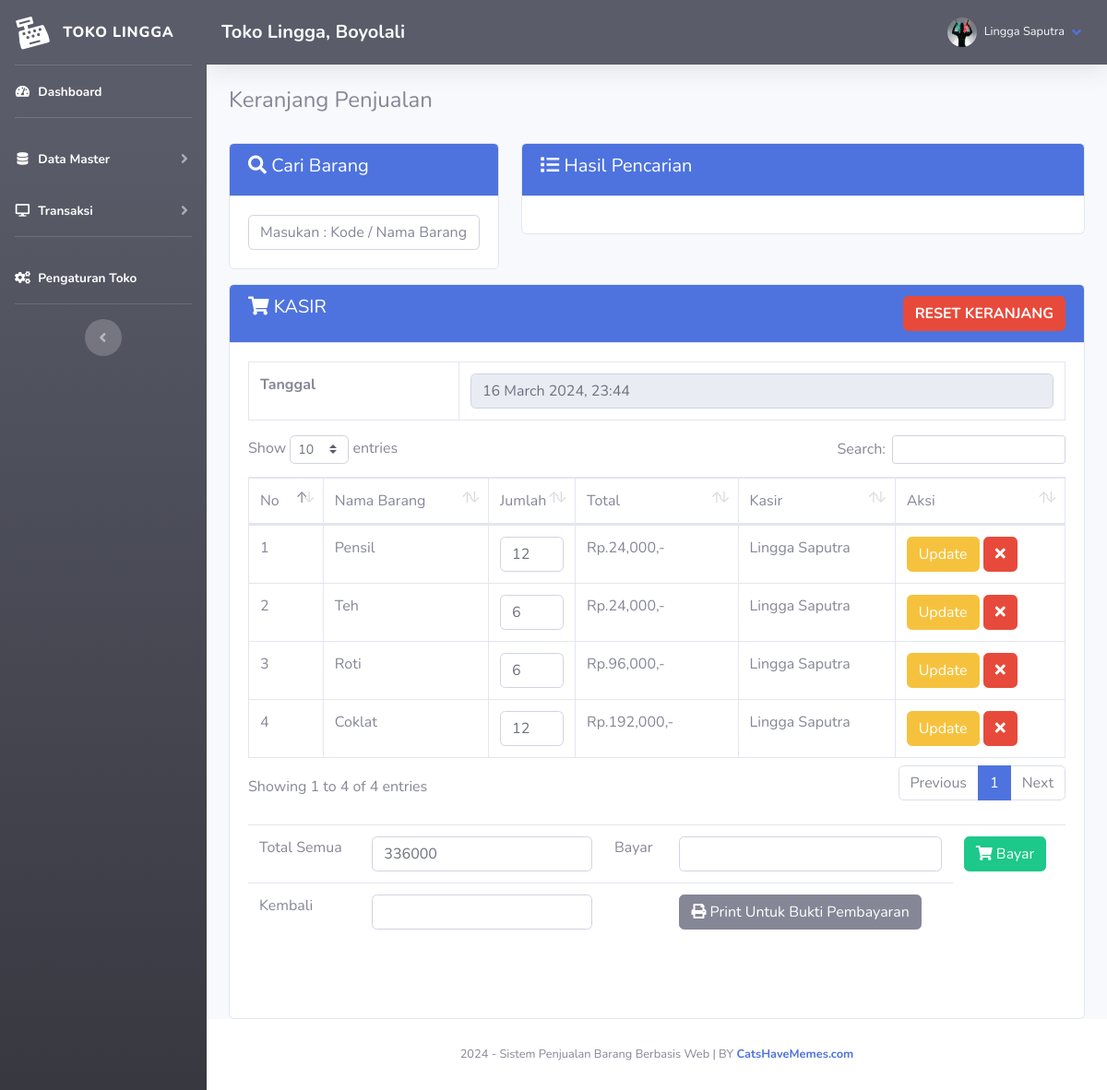
The page /index.php?page=jual (signed in) on the database its author committed.
### tables this page shows
CREATE TABLE `toko` (
  `id_toko` int(11) NOT NULL,
  `nama_toko` varchar(255) NOT NULL,
  `alamat_toko` text NOT NULL,
  `tlp` varchar(255) NOT NULL,
  `nama_pemilik` varchar(255) NOT NULL
);

CREATE TABLE `member` (
  `id_member` int(11) NOT NULL,
  `nm_member` varchar(255) NOT NULL,
  `alamat_member` text NOT NULL,
  `telepon` varchar(255) NOT NULL,
  `email` varchar(255) NOT NULL,
  `gambar` text NOT NULL,
  `NIK` text NOT NULL
);

CREATE TABLE `penjualan` (
  `id_penjualan` int(11) NOT NULL,
  `id_barang` varchar(255) NOT NULL,
  `id_member` int(11) NOT NULL,
  `jumlah` varchar(255) NOT NULL,
  `total` varchar(255) NOT NULL,
  `tanggal_input` varchar(255) NOT NULL
);

CREATE TABLE `barang` (
  `id` int(11) NOT NULL,
  `id_barang` varchar(255) NOT NULL,
  `id_kategori` int(11) NOT NULL,
  `nama_barang` text NOT NULL,
  `merk` varchar(255) NOT NULL,
  `harga_beli` varchar(255) NOT NULL,
  `harga_jual` varchar(255) NOT NULL,
  `satuan_barang` varchar(255) NOT NULL,
  `stok` text NOT NULL,
  `tgl_input` varchar(255) NOT NULL,
  `tgl_update` varchar(255) DEFAULT NULL
);

### admin/module/jual/index.php (the view, shortened to what this page needs)
<h4>Keranjang Penjualan</h4>
<br>
<div class="row">
	<div class="col-sm-4">
		<div class="card card-primary mb-3">
			<div class="card-header bg-primary text-white">
				<h5><i class="fa fa-search"></i> Cari Barang</h5>
			</div>
			<div class="card-body">
				<input type="text" id="cari" class="form-control" name="cari" placeholder="Masukan : Kode / Nama Barang  [ENTER]">
			</div>
		</div>
	</div>
	<div class="col-sm-8">
		<div class="card card-primary mb-3">
			<div class="card-header bg-primary text-white">
				<h5><i class="fa fa-list"></i> Hasil Pencarian</h5>
			</div>
			<div class="card-body">
			</div>
		</div>
	</div>
	<div class="col-sm-12">
		<div class="card card-primary">
			<div class="card-header bg-primary text-white">
				<h5><i class="fa fa-shopping-cart"></i> KASIR
				<a class="btn btn-danger float-right"
					onclick="javascript:return confirm('Apakah anda ingin reset keranjang ?');" href="fungsi/hapus/hapus.php?penjualan=jual">
					<b>RESET KERANJANG</b></a>
				</h5>
			</div>
			<div class="card-body">
				<div id="keranjang" class="table-responsive">
					<table class="table table-bordered">
						<tr>
							<td><b>Tanggal</b></td>
							<td><input type="text" readonly="readonly" class="form-control" value="<?php echo date("j F Y, G:i");?>" name="tgl"></td>
						</tr>
					</table>
					<table class="table table-bordered w-100" id="example1">
						<thead>
							<tr>
								<td> No</td>
								<td> Nama Barang</td>
								<td style="width:10%;"> Jumlah</td>
								<td style="width:20%;"> Total</td>
								<td> Kasir</td>
								<td> Aksi</td>
							</tr>
						</thead>
						<tbody>
							<?php $total_bayar=0; $no=1; $hasil_penjualan = $lihat -> penjualan();?>
							<?php foreach($hasil_penjualan  as $isi){?>
							<tr>
								<td><?php echo $no;?></td>
								<td><?php echo $isi['nama_barang'];?></td>
								<td>
									<form method="POST" action="fungsi/edit/edit.php?jual=jual">
											<input type="number" name="jumlah" value="<?php echo $isi['jumlah'];?>" class="form-control">
										</td>
										<td>Rp.<?php echo number_format($isi['total']);?>,-</td>
										<td><?php echo $isi['nm_member'];?></td>
										<td>
											<button type="submit" class="btn btn-warning">Update</button>
									<a href="fungsi/hapus/hapus.php?jual=jual&id=<?php echo $isi['id_penjualan'];?>&brg=<?php echo $isi['id_barang'];?>
										&jml=<?php echo $isi['jumlah']; ?>"  class="btn btn-danger"><i class="fa fa-times"></i>
									</a>
								</td>
							</tr>
							<?php $no++; $total_bayar += $isi['total'];}?>
						</tbody>
				</table>
				<br/>
				<div id="kasirnya">
					<table class="table table-stripped">
						<form method="POST" action="index.php?page=jual&nota=yes#kasirnya">
							<tr>
								<td>Total Semua  </td>
								<td><input type="text" class="form-control" name="total" value="<?php echo $total_bayar;?>"></td>
								<td>Bayar  </td>
								<td><input type="text" class="form-control" name="bayar" value="<?php echo $bayar;?>"></td>
								<td><button class="btn btn-success"><i class="fa fa-shopping-cart"></i> Bayar</button>
								<?php  if(!empty($_GET['nota'] == 'yes')) {?>
									<a class="btn btn-danger" href="fungsi/hapus/hapus.php?penjualan=jual">
									<b>RESET</b></a></td><?php }?></td>
							</tr>
						</form>
						<tr>
							<td>Kembali</td>
							<td><input type="text" class="form-control" value="<?php echo $hitung;?>"></td>
							<td></td>
							<td>
								<a href="print.php?nm_member=<?php echo $_SESSION['admin']['nm_member'];?>
								&bayar=<?php echo $bayar;?>&kembali=<?php echo $hitung;?>" target="_blank">
								<button class="btn btn-secondary">
									<i class="fa fa-print"></i> Print Untuk Bukti Pembayaran
								</button></a>
							</td>
						</tr>
					</table>
					<br/>
					<br/>
				</div>
			</div>
		</div>
	</div>
</div>

### admin/template/sidebar.php (shortened to what this page needs)
<?php
    $id = $_SESSION['admin']['id_member'];
    $hasil_profil = $lihat -> member_edit($id);
?>
<ul class="navbar-nav bg-gradient-dark sidebar sidebar-dark accordion" id="accordionSidebar">
    <a class="sidebar-brand d-flex align-items-center justify-content-center" href="index.php">
        <div class="sidebar-brand-icon rotate-n-15">
            <i class="fas fa-cash-register"></i>
        </div>
        <div class="sidebar-brand-text mx-3">Toko Lingga<sup></sup></div>
    </a>
    <hr class="sidebar-divider my-0">
    <li class="nav-item active">
        <a class="nav-link" href="index.php">
            <i class="fas fa-fw fa-tachometer-alt"></i>
            <span>Dashboard</span></a>
    </li>
    <hr class="sidebar-divider">
    <li class="nav-item active">
        <a class="nav-link collapsed" href="#" data-toggle="collapse" data-target="#collapseTwo" aria-expanded="true"
            aria-controls="collapseTwo">
            <i class="fas fa-fw fa-database"></i>
            <span>Data Master</span>
        </a>
    </li>
    <li class="nav-item active">
        <a class="nav-link collapsed" href="#" data-toggle="collapse" data-target="#collapse3" aria-expanded="true"
            aria-controls="collapse3">
            <i class="fas fa-fw fa-desktop"></i>
            <span>Transaksi</span>
        </a>
    </li>
    <hr class="sidebar-divider">
    <li class="nav-item active">
        <a class="nav-link" href="index.php?page=pengaturan">
            <i class="fas fa-fw fa-cogs"></i>
            <span>Pengaturan Toko</span></a>
    </li>
    <hr class="sidebar-divider d-none d-md-block">
    <div class="text-center d-none d-md-inline">
        <button class="rounded-circle border-0" id="sidebarToggle"></button>
    </div>
</ul>
<div id="content-wrapper" class="d-flex flex-column">
    <div id="content">
        <nav class="navbar navbar-expand navbar-white bg-dark text-light topbar mb-4 static-top shadow">
            <h5 class="d-lg-block d-none mt-2"><b><?php echo $toko['nama_toko'];?>, <?php echo $toko['alamat_toko'];?></b></h5>
            <ul class="navbar-nav ml-auto">
                <li class="nav-item dropdown no-arrow">
                    <a class="nav-link dropdown-toggle" href="#" id="userDropdown" role="button" data-toggle="dropdown"
                        aria-haspopup="true" aria-expanded="false">
                        <img class="img-profile rounded-circle"
                            src="assets/img/user/<?php echo $hasil_profil['gambar'];?>">
                        <span
                            class="mr-2 d-none d-lg-inline text-light small ml-2"><?php echo $hasil_profil['nm_member'];?></span>
                        <i class="fas fa-angle-down"></i>
                    </a>
                </li>
            </ul>
        </nav>
        <div class="container-fluid">

### rows shown on the page
toko: nama_toko "Toko Lingga", alamat_toko "Boyolali"
penjualan: barang.nama_barang "Pensil", jumlah "12", total "24,000", id_member.nm_member "Lingga Saputra"
penjualan: barang.nama_barang "Teh", jumlah "6", total "24,000", id_member.nm_member "Lingga Saputra"
penjualan: barang.nama_barang "Roti", jumlah "6", total "96,000", id_member.nm_member "Lingga Saputra"
penjualan: barang.nama_barang "Coklat", jumlah "12", total "192,000", id_member.nm_member "Lingga Saputra"

### other values the page prints
$hasil_profil['nm_member'] "Lingga Saputra"
